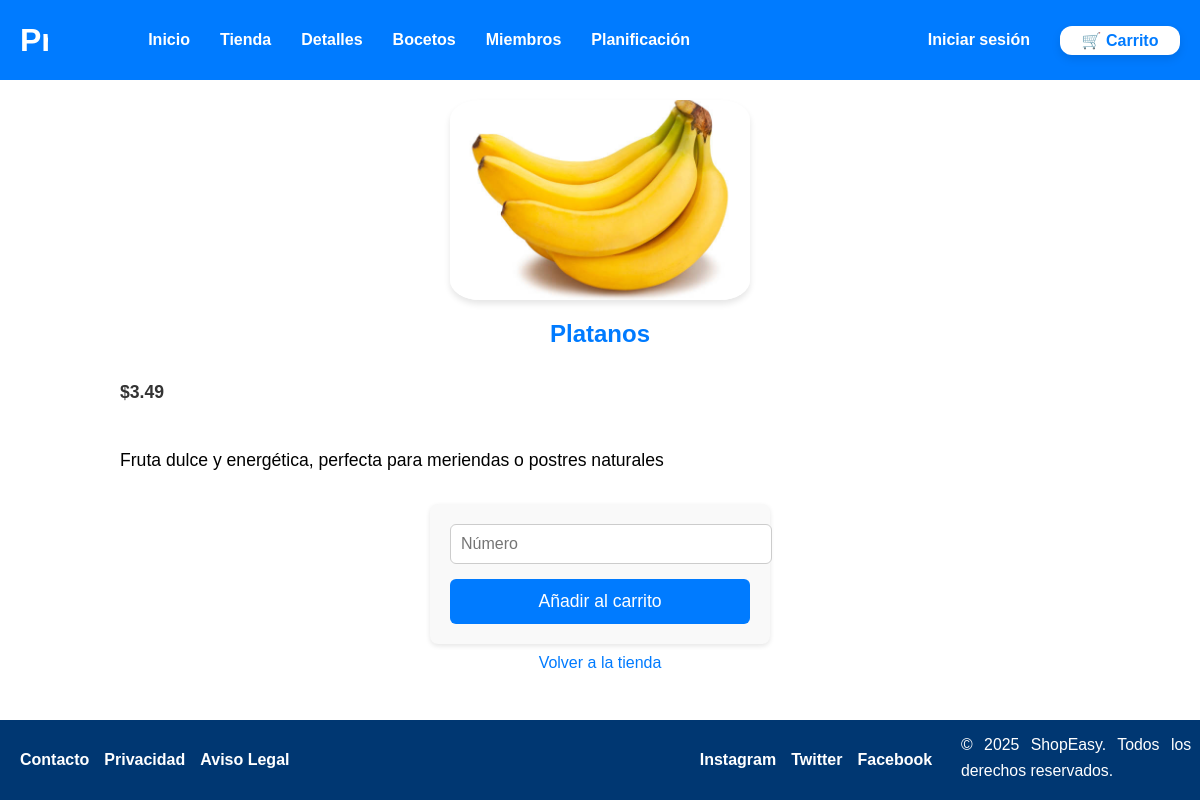
Page /controller.php?controller=detalle&action=mostrarDetalle&id=2 on the committed database.
### tables this page shows
CREATE TABLE `productos` (
  `id_producto` int(7) NOT NULL,
  `nombre` varchar(25) NOT NULL,
  `descripcion` varchar(100) NOT NULL,
  `precio` decimal(10,2) NOT NULL,
  `stock` int(10) NOT NULL,
  `id_vendedor` int(10) NOT NULL,
  `id_categoria` int(10) NOT NULL,
  `imagen` varchar(255) NOT NULL
);

### includes/controladores/detalleProductoController.php (called while the page is built, shortened)
<?php
require_once RUTA_INCLUDES . 'producto.php';
class DetalleProductoController {
    private $producto;
    public function __construct() {
        global $conn;
        $this->producto = new Producto($conn);
    }
    public function obtenerDetalleProducto($id_producto) {
        $producto = $this->producto->obtenerProductoPorId($id_producto);
        return $producto;
    }
    public function mostrarDetalle($id_producto) {
        $producto = $this->obtenerDetalleProducto($id_producto);
        include RAIZ_APP . 'detalleproducto.php';
    }
}
?>

### includes/producto.php (called while the page is built, shortened)
<?php
class Producto {
    private $conn;
    public function __construct($conn, $data = null) {
        $this->conn = $conn;
    }
    public function obtenerProductoPorId($id_producto) {
        $query = "SELECT id_producto, nombre, descripcion, precio, stock, id_vendedor, id_categoria, imagen
                  FROM productos
                  WHERE id_producto = ?";
        $stmt = $this->conn->prepare($query);
        $stmt->bind_param("i", $id_producto);
        $stmt->execute();
        $result = $stmt->get_result();
        if ($result->num_rows === 1) {
            return $result->fetch_assoc();
        }
        return null;
    }
}
?>

### detalleproducto.php (the view, shortened to what this page needs)
<?php
require RUTA_VISTAS . 'plantillas/plantilla2.php';
require_once RUTA_INCLUDES . 'formulariounidadescarrito.php';
?>
<main class="detalle-container">
    <img src="<?php echo RUTA_IMGS . 'productos/' . htmlspecialchars($producto['imagen']); ?>"
         alt="<?php echo htmlspecialchars($producto['nombre']); ?>"
         class="detalle-imagen">
    <h2><?php echo ucfirst(htmlspecialchars($producto['nombre'])); ?></h2>
    <p class="precio">$<?php echo number_format($producto['precio'], 2); ?></p>
    <p class="descripcion"><?php echo ucfirst(htmlspecialchars($producto['descripcion'])); ?></p>
    <?php if (!(isset($_SESSION['rol']) && $_SESSION['rol'] == 'vendedor')):?>
	<?php
	$form = new formulariounidadescarrito($producto['id_producto']);
	$htmlFormUdsCarrito = $form->gestiona();
	?>
	<?= $htmlFormUdsCarrito ?>
    <?php endif; ?>
    <a href="controller.php?controller=tienda&action=mostrarTienda" class="btn">Volver a la tienda</a>
</main>

### css/estilo2.css (style rules this page uses)
body { font-family: Arial, sans-serif; margin: 0; padding: 0; background-color: #ffffff; text-align: center; padding-top: 80px; flex: 1; }
a { color: #007BFF; text-decoration: none; }
h2, h3 { text-align: center; color: #007BFF; margin-top: 20px; }
h2 { font-size: 1.5em; }
p { line-height: 1.6; font-size: 1.1em; text-align: justify; padding: 10px; margin: 0 auto 20px; max-width: 80%; }
img { display: block; width: 300px; height: 200px; margin: 20px auto; border-radius: 10%; object-fit: cover; box-shadow: 0px 4px 6px rgba(0, 0, 0, 0.1); }
.precio { font-size: 1.1em; font-weight: bold; color: #333; }

### css/cssHeader.css (style rules this page uses)
html, body { height: 100%; display: flex; flex-direction: column; }
main { flex: 1; padding-bottom: 100px; }
html { overflow-y: scroll; }

### rows in the picture
productos: imagen+nombre (picture), nombre "Platanos", precio "3.49", descripcion "Fruta dulce y energética, perfecta para meriendas o postres naturales"
